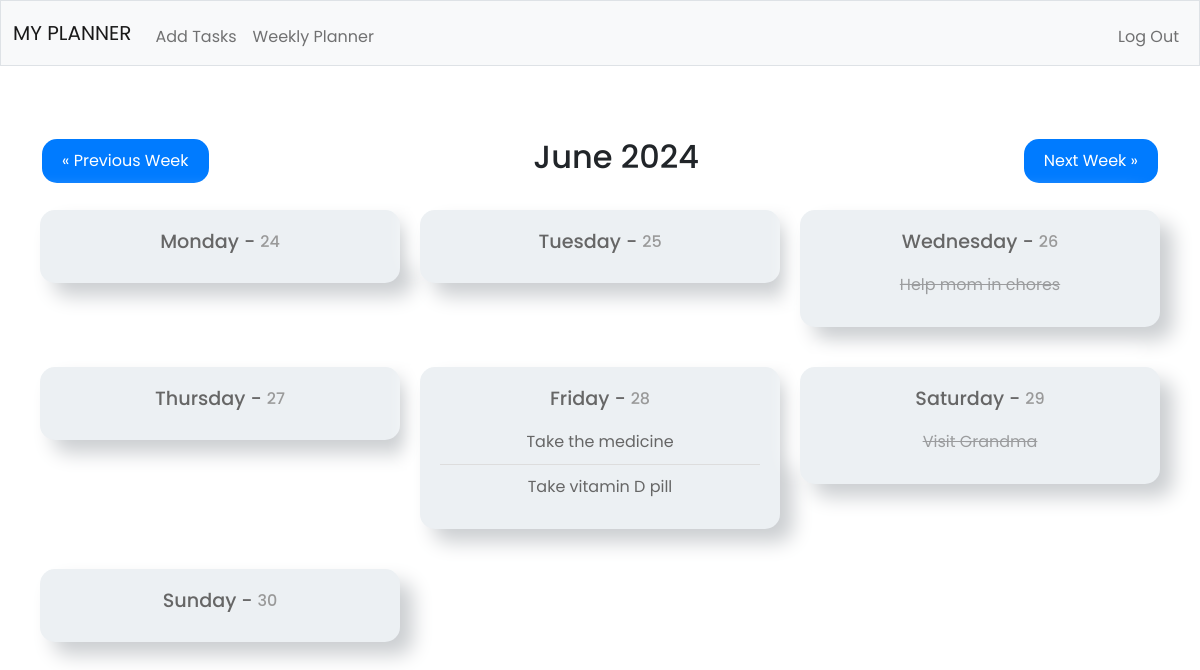
The app's page /weekly (signed in) with its own data.
### tables this page shows
CREATE TABLE 'day' ('id' INTEGER PRIMARY KEY AUTOINCREMENT NOT NULL, 'name' TEXT, 'tasks' TEXT, 'user_id' INTEGER, 'task_status' TEXT DEFAULT 'unfinished', 'date'  DATETIME DEFAULT CURRENT_DATE  );

### app.py (the view)
@app.route("/weekly")
@login_required
def weekly():
    user_id = session["user_id"]
    week_offset = int(request.args.get("week_offset", 0))
    now = datetime.datetime.now()
    start_of_week = now - datetime.timedelta(days=now.weekday()) + datetime.timedelta(weeks=week_offset)
    end_of_week = start_of_week + datetime.timedelta(days=6)
    rows = db.execute(
        "SELECT tasks, task_status, name FROM day WHERE user_id = ? AND date >= ? AND date <= ?",
        user_id, start_of_week.date(), end_of_week.date()
    )
    weekly_tasks = [(row["tasks"], row["task_status"], row["name"]) for row in rows]
    month_year = start_of_week.strftime("%B %Y")
    days_week = [( (start_of_week + datetime.timedelta(days=i)).strftime("%A"), (start_of_week + datetime.timedelta(days=i)).date() ) for i in range(7)]
    return render_template(
        "weekly.html", weekly_tasks=weekly_tasks, days_week=days_week, week_offset=week_offset, month_year=month_year
    )

### app.py (called while the page is built)
@app.after_request
def after_request(response):
    response.headers["Cache-Control"] = "no-cache, no-store, must-revalidate"
    response.headers["Expires"] = 0
    response.headers["Pragma"] = "no-cache"
    return response

### helpers.py (called while the page is built)
def login_required(f):
    @wraps(f)
    def decorated_function(*args, **kwargs):
        if session.get("user_id") is None:
            return redirect("/login")
        return f(*args, **kwargs)
    return decorated_function

### templates/weekly.html (shortened to what this page needs)
{% extends "layout.html" %}
{% block main %}
<head>
    <link rel="stylesheet" type="text/css" href="{{ url_for('static', filename='weekly.css') }}">
    <link rel="stylesheet" href="https://cdnjs.cloudflare.com/ajax/libs/font-awesome/5.15.4/css/all.min.css">
</head>
<body>
    <div class="container mt-4">
        <div class="row mb-3 align-items-center justify-content-between">
            <div class="col-auto">
                <form method="GET" action="/weekly" class="week-nav-form">
                    <button type="submit" class="btn btn-custom btn-week-nav">
                        <span class="d-none d-md-inline">&laquo; Previous Week</span>
                    </button>
                </form>
            </div>
            <div class="col text-center">
                <h2 class="month-year">{{ month_year }}</h2>
            </div>
            <div class="col-auto">
                <form method="GET" action="/weekly" class="week-nav-form">
                    <button type="submit" class="btn btn-custom btn-week-nav">
                        <span class="d-none d-md-inline">Next Week &raquo;</span>
                    </button>
                </form>
            </div>
        </div>
        <div class="row">
            {% for day_name, day_date in days_week %}
                <div class="col-md-4 col-12 day-column">
                    <div class="day-box task-box">
                        <h3 class="day-title">{{ day_name }} - <span class="date-number">{{ day_date.day }}</span></h3>
                        <ul class="task-list">
                            {% for task, task_status, day in weekly_tasks %}
                                {% if day_name.lower() in day.lower() %}
                                    <li class="task-item {% if not 'unfinished' in task_status %}completed-task{% endif %}">
                                        {{ task }}
                                    </li>
                                {% endif %}
                            {% endfor %}
                        </ul>
                    </div>
                </div>
            {% endfor %}
        </div>
    </div>
</body>
{% endblock %}

### static/weekly.css (style rules this page uses)
* { margin: 0; padding: 0; box-sizing: border-box; font-family: 'Poppins', sans-serif; }
.day-column { padding: 10px; }
.day-box { background-color: #ecf0f3; border-radius: 15px; padding: 20px; box-shadow: 13px 13px 20px #cbced1, -13px -13px 20px #fff; display: flex; flex-direction: column; justify-content: space-between; align-items: center; margin-bottom: 20px; }
.day-title { font-size: 1.2rem; color: #666; display: flex; align-items: center; justify-content: center; gap: 5px; margin-bottom: 10px; }
.date-number { font-size: 1rem; color: #999; }
.task-list { list-style: none; padding: 0; margin: 0; width: 100%; }
.task-item { font-size: 1rem; color: #666; padding: 10px; border-bottom: 1px solid #ddd; }
.task-item:last-child { border-bottom: none; }
.completed-task { text-decoration: line-through; opacity: 0.6; }
.btn-custom { background-color: #007bff; color: white; border-radius: 15px; border: none; padding: 10px 20px; cursor: pointer; width: 100%; }
.btn-week-nav { text-align: center; width: auto; }
.row.mb-3.align-items-center.justify-content-between { display: flex; align-items: center; justify-content: space-between; }
.week-nav-form { display: inline; }

### records on screen
day: tasks "Help mom in chores"
day: tasks "Take the medicine"
day: tasks "Take vitamin D pill"
day: tasks "Visit Grandma"

### other values on screen
{{ month_year }} "June 2024"
{{ day_name }} "Monday" "Tuesday" "Wednesday" "Thursday" "Friday" "Saturday" "Sunday"
{{ day_date.day }} "24" "25" "26" "27" "28" "29" "30"
